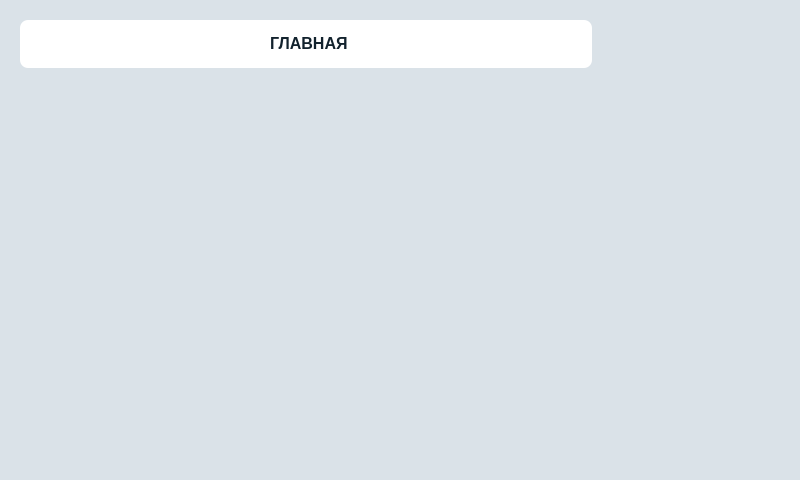
<?xml version="1.0" encoding="UTF-8"?>
<ui version="4.0">
 <class>MainWindow</class>
 <widget class="QMainWindow" name="MainWindow">
  <property name="geometry">
   <rect>
    <x>0</x>
    <y>0</y>
    <width>800</width>
    <height>480</height>
   </rect>
  </property>
  <property name="windowTitle">
   <string>MainWindow</string>
  </property>
  <property name="styleSheet">
   <string notr="true">background-color: rgb(218, 226, 232);</string>
  </property>
  <widget class="QWidget" name="centralwidget">
   <widget class="QFrame" name="frame">
    <property name="geometry">
     <rect>
      <x>20</x>
      <y>20</y>
      <width>572</width>
      <height>48</height>
     </rect>
    </property>
    <property name="styleSheet">
     <string notr="true">background-color: rgb(255, 255, 255);
border-radius: 8px;</string>
    </property>
    <property name="frameShape">
     <enum>QFrame::StyledPanel</enum>
    </property>
    <property name="frameShadow">
     <enum>QFrame::Raised</enum>
    </property>
    <widget class="QLabel" name="label">
     <property name="geometry">
      <rect>
       <x>250</x>
       <y>13</y>
       <width>81</width>
       <height>20</height>
      </rect>
     </property>
     <property name="styleSheet">
      <string notr="true">color: #12222D;
font-family: 'RF Dewi';
font-style: normal;
font-weight: 700;
font-size: 16px;
line-height: 120%;
text-align: center;</string>
     </property>
     <property name="text">
      <string>ГЛАВНАЯ</string>
     </property>
    </widget>
   </widget>
   <widget class="QFrame" name="frame_2">
    <property name="geometry">
     <rect>
      <x>610</x>
      <y>20</y>
      <width>48</width>
      <height>48</height>
     </rect>
    </property>
    <property name="styleSheet">
     <string notr="true">background: #FFFFFF;
border-radius: 8px;</string>
    </property>
    <property name="frameShape">
     <enum>QFrame::StyledPanel</enum>
    </property>
    <property name="frameShadow">
     <enum>QFrame::Raised</enum>
    </property>
   </widget>
   <widget class="QLabel" name="logoLable">
    <property name="geometry">
     <rect>
      <x>686</x>
      <y>30</y>
      <width>94</width>
      <height>31</height>
     </rect>
    </property>
    <property name="text">
     <string/>
    </property>
    <property name="pixmap">
     <pixmap resource="res.qrc">:/res/img/logo.png</pixmap>
    </property>
    <property name="scaledContents">
     <bool>true</bool>
    </property>
   </widget>
   <widget class="QPushButton" name="lightButton">
    <property name="geometry">
     <rect>
      <x>10</x>
      <y>280</y>
      <width>251</width>
      <height>191</height>
     </rect>
    </property>
    <property name="focusPolicy">
     <enum>Qt::NoFocus</enum>
    </property>
    <property name="styleSheet">
     <string notr="true">background-color: transparent;
border : 0;</string>
    </property>
    <property name="text">
     <string/>
    </property>
   </widget>
   <widget class="QLabel" name="lightLabel">
    <property name="geometry">
     <rect>
      <x>0</x>
      <y>285</y>
      <width>261</width>
      <height>191</height>
     </rect>
    </property>
    <property name="text">
     <string/>
    </property>
    <property name="pixmap">
     <pixmap resource="res.qrc">:/res/img/lightButton_off.png</pixmap>
    </property>
   </widget>
   <widget class="QPushButton" name="doorButton">
    <property name="geometry">
     <rect>
      <x>280</x>
      <y>271</y>
      <width>261</width>
      <height>201</height>
     </rect>
    </property>
    <property name="focusPolicy">
     <enum>Qt::NoFocus</enum>
    </property>
    <property name="styleSheet">
     <string notr="true">background-color: transparent;
border : 0;</string>
    </property>
    <property name="text">
     <string/>
    </property>
   </widget>
   <widget class="QLabel" name="doorLabel">
    <property name="geometry">
     <rect>
      <x>270</x>
      <y>285</y>
      <width>261</width>
      <height>191</height>
     </rect>
    </property>
    <property name="text">
     <string/>
    </property>
    <property name="pixmap">
     <pixmap resource="res.qrc">:/res/img/doorButton_off.png</pixmap>
    </property>
   </widget>
   <widget class="QPushButton" name="printButton">
    <property name="geometry">
     <rect>
      <x>10</x>
      <y>80</y>
      <width>251</width>
      <height>181</height>
     </rect>
    </property>
    <property name="focusPolicy">
     <enum>Qt::NoFocus</enum>
    </property>
    <property name="styleSheet">
     <string notr="true">background-color: transparent;
border : 0;</string>
    </property>
    <property name="text">
     <string/>
    </property>
   </widget>
   <widget class="QLabel" name="printLabel">
    <property name="geometry">
     <rect>
      <x>0</x>
      <y>90</y>
      <width>261</width>
      <height>191</height>
     </rect>
    </property>
    <property name="text">
     <string/>
    </property>
    <property name="pixmap">
     <pixmap resource="res.qrc">:/res/img/printButton.png</pixmap>
    </property>
   </widget>
   <widget class="QPushButton" name="serviceButton">
    <property name="geometry">
     <rect>
      <x>280</x>
      <y>80</y>
      <width>251</width>
      <height>191</height>
     </rect>
    </property>
    <property name="focusPolicy">
     <enum>Qt::NoFocus</enum>
    </property>
    <property name="styleSheet">
     <string notr="true">background-color: transparent;
border : 0;</string>
    </property>
    <property name="text">
     <string/>
    </property>
   </widget>
   <widget class="QPushButton" name="settingButton">
    <property name="geometry">
     <rect>
      <x>540</x>
      <y>80</y>
      <width>251</width>
      <height>191</height>
     </rect>
    </property>
    <property name="focusPolicy">
     <enum>Qt::NoFocus</enum>
    </property>
    <property name="styleSheet">
     <string notr="true">background-color: transparent;
border : 0;</string>
    </property>
    <property name="text">
     <string/>
    </property>
   </widget>
   <widget class="QLabel" name="serviceLable">
    <property name="geometry">
     <rect>
      <x>270</x>
      <y>90</y>
      <width>261</width>
      <height>191</height>
     </rect>
    </property>
    <property name="text">
     <string/>
    </property>
    <property name="pixmap">
     <pixmap resource="res.qrc">:/res/img/serviceButton.png</pixmap>
    </property>
   </widget>
   <widget class="QLabel" name="settingLabel">
    <property name="geometry">
     <rect>
      <x>530</x>
      <y>90</y>
      <width>261</width>
      <height>191</height>
     </rect>
    </property>
    <property name="text">
     <string/>
    </property>
    <property name="pixmap">
     <pixmap resource="res.qrc">:/res/img/settingButton.png</pixmap>
    </property>
   </widget>
   <widget class="QLabel" name="connectionWifi">
    <property name="geometry">
     <rect>
      <x>610</x>
      <y>20</y>
      <width>48</width>
      <height>48</height>
     </rect>
    </property>
    <property name="text">
     <string/>
    </property>
    <property name="pixmap">
     <pixmap resource="res.qrc">:/res/img/noSignal.png</pixmap>
    </property>
   </widget>
   <zorder>frame</zorder>
   <zorder>frame_2</zorder>
   <zorder>logoLable</zorder>
   <zorder>lightLabel</zorder>
   <zorder>doorLabel</zorder>
   <zorder>doorButton</zorder>
   <zorder>lightButton</zorder>
   <zorder>printLabel</zorder>
   <zorder>serviceLable</zorder>
   <zorder>settingLabel</zorder>
   <zorder>printButton</zorder>
   <zorder>serviceButton</zorder>
   <zorder>settingButton</zorder>
   <zorder>connectionWifi</zorder>
  </widget>
  <widget class="QStatusBar" name="statusBar"/>
 </widget>
 <resources>
  <include location="res.qrc"/>
 </resources>
 <connections/>
</ui>
